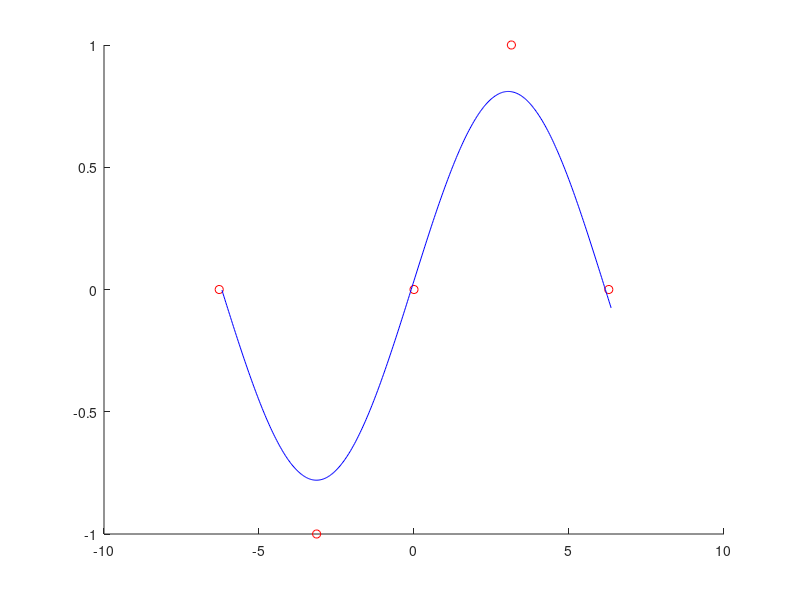

The MATLAB script that drew this image:
x = -2*pi+pi/36:0.0310:2*pi+pi/36;
x1 = linspace(-2*pi,2*pi,5);
y2 = [0,-1,0,1,0];
y = [0.02:-0.01:-1,-1:0.01:1,1:-0.01:-0.01];

y1 = y + 0.001; %data for aproximation
%boundary values
k_min = tan(25);
k_max = tan(70);
b_min = -1;
b_max = 1;
r_min = 0;
r_max = 1;
v_min = 0;
v_max = 1;
S_min = 0.001;%minimal error
S_max = 10^10;%maximum error
N = 20000;%number of iterations

for i=1:N
    k = k_min+(k_max-k_min)*rand(1);%take random value
    b = b_min+(b_max-b_min)*rand(1);
    r = r_min+(r_max-r_min)*rand(1);
    v = v_min+(v_max-v_min)*rand(1);
    f = v+r*sin(x.*k+b);%function
    sqr = sum((y1-f).^2);%calculating error

    if sqr < S_max
        k_res = k;
        b_res = b;
        r_res = r;
        v_res = v;
        S_max = sqr;
    elseif sqr<S_min
        break
    end
end

hold on
plot(x1,y2,'or')
plot (x,v_res + r_res*sin(x.*k_res + b_res),'b')
